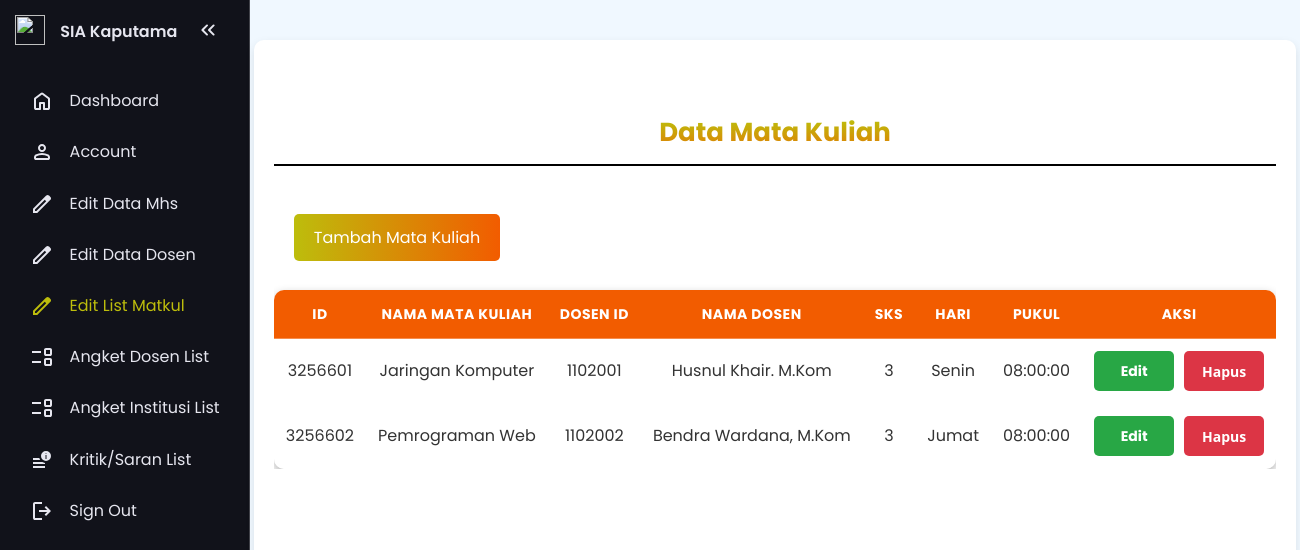
The page /admin-content/matkul_list.php on the database its author committed.
### tables this page shows
CREATE TABLE `matkul_list` (
  `matkul_id` int(11) NOT NULL,
  `matkul_name` varchar(100) NOT NULL,
  `dosen_id` int(11) NOT NULL,
  `dosen_name` varchar(100) NOT NULL,
  `sks` int(11) NOT NULL CHECK (`sks` > 0),
  `hari` enum('Senin','Selasa','Rabu','Kamis','Jumat') NOT NULL,
  `pukul` time NOT NULL
);

CREATE TABLE `data_dosen` (
  `dosen_id` int(11) NOT NULL,
  `dosen_name` varchar(100) NOT NULL,
  `jenis_kelamin` enum('Laki-Laki','Perempuan') NOT NULL,
  `tempat_tgl_lahir` varchar(255) NOT NULL,
  `alamat` text NOT NULL,
  `no_hp` varchar(15) NOT NULL,
  `email` varchar(100) NOT NULL,
  `password` varchar(255) NOT NULL
);

### admin-content/matkul_list.php (the view, shortened to what this page needs)
<?php
include '../database/koneksi.php';
$matkul_sql = "SELECT mk.*, dd.dosen_name FROM matkul_list mk JOIN data_dosen dd ON mk.dosen_id = dd.dosen_id";
$matkul_result = $conn->query($matkul_sql);
?>
<!DOCTYPE html>
<html lang="en">
<head>
    <link rel="stylesheet" href="../css/adm_dsn.css">
</head>
<body>
<nav id="sidebar">
    <ul>
      <li>
        <img src="../img/kaputama.png">
        <span class="logo">SIA Kaputama</span>
        <button onclick=toggleSidebar() id="toggle-btn">
        </button>
      </li>
      <li>
        <a href="main.php">
          <span>Dashboard</span>
        </a>
      </li>
      <li>
        <a href="account.php">
          <span>Account</span>
        </a>
      </li>
      <li>
        <a href="edit_data.php">
          <span>Edit Data Mhs</span>
        </a>
      </li>
      <li>
        <a href="edit_dosen.php">
          <span>Edit Data Dosen</span>
        </a>
      </li>
      <li class="active">
        <a href="matkul_list.php">
          <span>Edit List Matkul</span>
        </a>
      </li>
      <li>
        <a href="angket-dsn-list.php">
          <span>Angket Dosen List</span>
        </a>
      </li>
      <li>
        <a href="angket-institusi-list.php">
          <span>Angket Institusi List</span>
        </a>
      </li>
      <li>
        <a href="kritik-saran-list.php">
          <span>Kritik/Saran List</span>
        </a>
      </li>
      <li>
        <a href="../index.php?logout=true">
          <svg xmlns="http://www.w3.org/2000/svg" height="24px" viewBox="0 -960 960 960" width="24px" fill="#000000"><path d="M200-120q-33 0-56.5-23.5T120-200v-560q0-33 23.5-56.5T200-840h280v80H200v560h280v80H200Zm440-160-55-58 102-102H360v-80h327L585-622l55-58 200 200-200 200Z"/></svg>
          <span>Sign Out</span>
        </a>
      </li>
    </ul>
  </nav>
    <div class="container">
        <h2>Data Mata Kuliah</h2>
        <a href="add_matkul.php" class="add-btn">Tambah Mata Kuliah</a>
        <div class="table-wrapper">
            <table class="matkul-table">
                <thead>
                    <tr>
                        <th>ID</th>
                        <th>Nama Mata Kuliah</th>
                        <th>Dosen ID</th>
                        <th>Nama Dosen</th>
                        <th>SKS</th>
                        <th>Hari</th>
                        <th>Pukul</th>
                        <th>Aksi</th>
                    </tr>
                </thead>
                <tbody>
                    <?php while ($row = $matkul_result->fetch_assoc()): ?>
                    <tr>
                        <td><?= htmlspecialchars($row['matkul_id']) ?></td>
                        <td><?= htmlspecialchars($row['matkul_name']) ?></td>
                        <td><?= htmlspecialchars($row['dosen_id']) ?></td>
                        <td><?= htmlspecialchars($row['dosen_name']) ?></td>
                        <td><?= htmlspecialchars($row['sks']) ?></td>
                        <td><?= htmlspecialchars($row['hari']) ?></td>
                        <td><?= htmlspecialchars($row['pukul']) ?></td>
                        <td>
                            <div class="table-actions">
                                <a href="edit-matkul.php?id=<?= $row['matkul_id'] ?>" class="edit-btn">Edit</a>
                                <form method="post" style="margin: 0;">
                                    <button type="submit" name="delete_matkul" class="delete-btn">Hapus</button>
                                </form>
                            </div>
                        </td>
                    </tr>
                    <?php endwhile; ?>
                </tbody>
            </table>
        </div>
    </div>
</body>
</html>

### css/adm_dsn.css (style rules this page uses)
:root { --base-clr: #11121a; --line-clr: #42434a; --hover-clr: #222533; --text-clr: #e6e6ef; --accent-clr: #bdbd0c; --secondary-text-clr: #b0b3c1; --welcome-text-clr: #F25C00; --icon-clr: #00ccff; }
* { margin: 0; padding: 0; }
html { font-family: Poppins, 'Segoe UI', Tahoma, Geneva, Verdana, sans-serif; line-height: 1.5rem; }
body { min-height: 100vh; min-height: 100dvh; background-color: var(--text-clr); display: grid; grid-template-columns: auto 1fr; }
#sidebar { box-sizing: border-box; height: 100vh; width: 250px; padding: 5px 1em; background-color: var(--base-clr); border-right: 1px solid var(--line-clr); position: sticky; top: 0; align-self: start; transition: 300ms ease-in-out; overflow: hidden; text-wrap: nowrap; }
#sidebar img { width: 30px; height: 30px; margin: 10px; }
#sidebar ul { list-style: none; }
#sidebar a, #sidebar .dropdown-btn, #sidebar .logo { border-radius: .5em; padding: .85em; text-decoration: none; color: var(--text-clr); display: flex; align-items: center; gap: 1em; }
#sidebar svg { flex-shrink: 0; fill: var(--text-clr); }
#sidebar a span, #sidebar .dropdown-btn span { flex-grow: 1; }
*, *:before, *:after { box-sizing: border-box; margin: 0; padding: 0; }
body { font-family: Poppins, 'Segoe UI', Tahoma, Geneva, Verdana, sans-serif; line-height: 1.5rem; background: #222533; }
input, button { border: none; outline: none; background: none; font-family: 'Open Sans', Helvetica, Arial, sans-serif; }
h2 { margin-top: 50px; }
h2 { width: 100%; font-size: 26px; text-align: center; margin-top: 80px; }

### admin-content/matkul_list.php (style rules this page uses)
body { font-family: Poppins, 'Segoe UI', Tahoma, Geneva, Verdana, sans-serif; background-color: #f0f8ff; color: #333; margin: 0; padding: 0; }
.container { max-width: 1100px; margin: 40px auto; padding: 20px; background: #ffffff; border-radius: 10px; box-shadow: 0 4px 10px rgba(0, 0, 0, 0.1); animation: fadeIn 0.8s ease-out forwards; }
h2 { border-bottom: 2px solid black; margin: 60px 0; padding-bottom: 20px; background: linear-gradient( #bdbd0c, #F25C00); -webkit-background-clip: text; -webkit-text-fill-color: transparent; }
.table-wrapper { width: 100%; overflow-x: auto; -webkit-overflow-scrolling: touch; margin-top: 20px; }
.matkul-table { width: 100%; border-collapse: collapse; min-width: 1000px; margin-top: 20px; background: rgba(255, 255, 255, 0.2); overflow: hidden; border-radius: 10px; box-shadow: 0 4px 10px rgba(0, 0, 0, 0.3); animation: fadeInUp 0.8s ease-out; }
.matkul-table th, .matkul-table td { padding: 12px; text-align: center; border-bottom: 1px solid rgba(255, 255, 255, 0.3); transition: all 0.3s ease-in-out; }
.matkul-table th { background-color: #F25C00; color: #ffffff; font-size: 14px; text-transform: uppercase; letter-spacing: 0.5px; }
.matkul-table tr:nth-child(even) { background: rgba(255, 255, 255, 0.1); }
.table-actions { display: flex; justify-content: center; align-items: center; gap: 10px; }
.edit-btn, .delete-btn { display: inline-block; width: 80px; height: 40px; padding: 8px 0; font-size: 14px; font-weight: bold; text-align: center; border: none; border-radius: 5px; cursor: pointer; transition: all 0.3s ease; color: #ffffff; }
.edit-btn { background-color: #28a745; text-decoration: none; }
.delete-btn { background-color: #dc3545; }
.add-btn { background: linear-gradient(to right, #bdbd0c, #F25C00); color: white; padding: 12px 20px; border: none; border-radius: 5px; font-size: 16px; cursor: pointer; transition: all 0.3s ease; position: relative; overflow: hidden; margin: 20px; text-decoration: none; }
.add-btn::after { content: ""; position: absolute; width: 100%; height: 100%; top: 0; left: -100%; transition: all 0.3s ease; }

### rows shown on the page
matkul_list: matkul_id "3256601", matkul_name "Jaringan Komputer", dosen "1102001", dosen.dosen_name "Husnul Khair. M.Kom", sks "3", hari "Senin", pukul "08:00:00"
matkul_list: matkul_id "3256602", matkul_name "Pemrograman Web", dosen "1102002", dosen.dosen_name "Bendra Wardana, M.Kom", sks "3", hari "Jumat", pukul "08:00:00"
